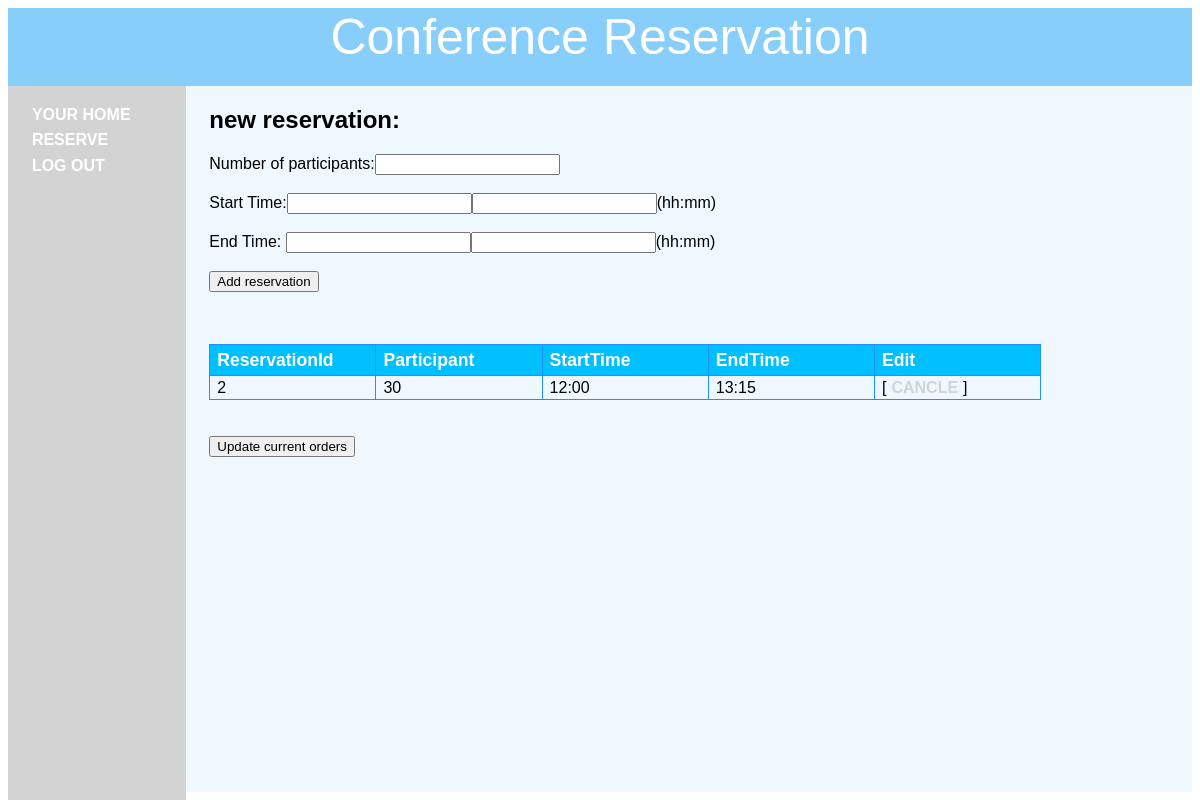
The page /reserve.php (signed in) on the database its author committed.
### tables this page shows
CREATE TABLE IF NOT EXISTS `orders` (
`reservid` int(10) unsigned NOT NULL,
  `user` varchar(16) DEFAULT NULL,
  `participant` int(11) DEFAULT NULL,
  `starttime` varchar(10) DEFAULT NULL,
  `endtime` varchar(10) DEFAULT NULL,
  `sth` int(11) DEFAULT NULL,
  `stm` int(11) DEFAULT NULL,
  `eth` int(11) DEFAULT NULL,
  `etm` int(11) DEFAULT NULL
);

### function.php (called while the page is built, shortened)
<?php
$dbhost  = '127.0.0.1';
$dbname  = 'conference';
$dbuser  = 'cheng';
$dbpass  = '1234567';
$conn = mysqli_connect($dbhost, $dbuser, $dbpass,$dbname);
function queryMysql($query)
{
	global $conn;
	$result = mysqli_query($conn, $query);
	return $result;
}

### reserve.php (the view, shortened to what this page needs)
<?php
include_once 'header.php';
$user = $_SESSION['user'];
echo <<<_END
	<form method='post' action='reserve.php?'>
	<h2>new reservation:</h2>
	Number of participants:<input type='txt' name="participant">
	<br /><br />
	Start Time:<input type='text' name='stimeh'/><input type='text' name='stimem'/>(hh:mm)<br /><br />
	End Time:  <input type='text' name='etimeh'/><input type='text' name='etimem'/>(hh:mm)<br /><br />
	<input type='submit' value='Add reservation' />
	</form>
_END;
	echo "<br /><br />";
	$result = queryMysql("SELECT * FROM orders WHERE user='$user'");
	echo "<table style='border-collapse:collapse;'>
			<tr>
				<th>ReservationId</th>
				<th>Participant</th>
				<th>StartTime</th>
				<th>EndTime</th>
				<th>Edit</th>
			</tr>";
	$n = 0;
	$ris = mysqli_fetch_array($result);
	while($ris != NULL)
	{
		if($n%2 == 0){
		echo "<tr><td>";
		}else{
			echo "<tr class='alt'><td>";
		}
		$act = $ris["reservid"];
		echo($ris["reservid"]);
		echo "</td><td>";
		echo($ris["participant"]);
		echo "</td><td>";
		echo($ris["starttime"]);
		echo "</td><td>";
		echo($ris["endtime"]);
		echo "</td><td>";
		echo "[<a href='reserve.php?cancle=$act' style='color:#d3d3d3'>cancle</a>]";
		echo "</td></tr>";
	$ris = mysqli_fetch_array($result);
	$n = $n + 1;
	}
	echo "</table>";
	echo "<br /><br />";
	echo "<form method='post' action='reserve.php?update=1'>";
	echo "<input type='submit' value='Update current orders' />";
	echo "</form>";
?>

### header.php (style rules this page uses)
a:link,a:visited { font-weight:bold;color:#ffffff;text-align:center;margin:5px;text-decoration:none;text-transform:uppercase; }
td,th { width:4cm;font-size:1em;border:1px solid #1E90FF;padding:3px 7px 2px 7px; }
th { font-size:1.1em;text-align:left;padding-top:5px;padding-bottom:4px;background-color:#00BFFF;color:#ffffff }

### rows shown on the page
orders: reservid "2", participant "30", starttime "12:00", endtime "13:15"

### other values the page prints
$appname "Conference Reservation"
